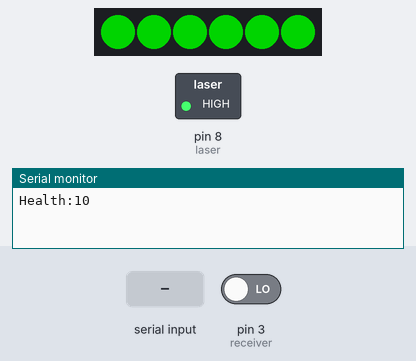
The sketch below on a simulated Arduino Uno, built with avr-gcc and run on an emulated ATmega328P. On the bench: 6 RGB LEDs in strip order, left to right, switched loads named in the sketch (green lamp = pin HIGH), the last lines printed to the serial monitor. The inputs (shaded band) are chosen by the test bench; at power-on: pin 3 (receiver) LOW. Dim RGB values are drawn brighter than linear.

Above: at 1.2 s.
1.3 s: pin 3 (receiver) driven HIGH
At 1.42 s:
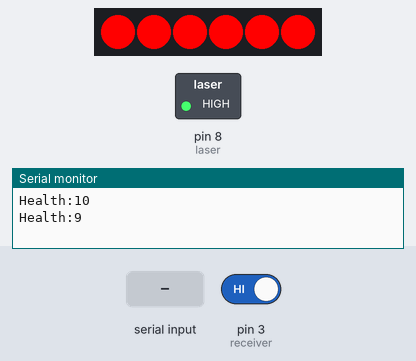
3.0 s: "1\n" received over Serial
Timing chart, 0 to 6.0 s (numbered marks = the images above; inputs shaded):
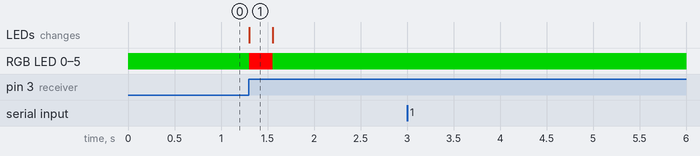

The sketch:

LEDs_LASERTAGgame.ino
```cpp
#include <FastLED.h>
int i;
int health = 10; //initial health
int mode = 0; //initial mode
int send_flag = 1;

#define receiver 3 //receiver (interrupt) pin
#define laser 8 //laser pin
#define NUM_LEDS 6 //number of LEDS per strip
#define DATA_PIN 7 //LED data pin

CRGB leds [NUM_LEDS]; //setting up array to manipulate tl set/clear LED data
void setup()
{
  pinMode (receiver, INPUT); //receiver pin as input
  pinMode (laser, OUTPUT);
  digitalWrite (laser, HIGH);
  FastLED.addLeds<NEOPIXEL, DATA_PIN>(leds, NUM_LEDS); //strand of neopixels on pin 7, those leds use array "leds" with 6 points
  attachInterrupt (1, receiver_hit, RISING);; //if receiver is hit run the laser_hit function
  Serial.begin(9600);
}

void loop()
{
  send_to_pi(health);
  switch (mode)
  {
    case 0: //********************************case 1 - not being hit
      i = 0;
      if (health <= 0)
      {
        for (i; i < NUM_LEDS; i++)// turn led red
        {
          leds[i] = CRGB::Red;
        }
        FastLED.show();
      }

      else if (health <= 3 & health > 0) //turn led yellow
      {
        for (i; i < NUM_LEDS; i++)
        {
          leds[i] = CRGB::Orange;
        }
        FastLED.show();
      }

      else
      {
        for (i; i < NUM_LEDS; i++) //turn led green
        {
          leds[i] = CRGB::Green;
        }
        FastLED.show();
      }

      break;

    case 1: // ***************************case 2 - after being hit, then back to first case
      i = 0;
      for (i; i < NUM_LEDS; i++) //flash led red for 100ms, then back to green
      {
        leds[i] = CRGB::Red;
      }
      FastLED.show();

      delay (250);

      mode = 0; // backt to first mode

      break;
  }
  get_from_pi();
}


void receiver_hit ()
{
  if (mode == 0)
  {
    if (health > 0) {
      health--;
      mode = 1;
      send_flag = 1;
    }
  }
}


void send_to_pi(int f_health)
{
  if (send_flag == 1)
  {
    Serial.print("Health:");
    Serial.print(f_health);
    Serial.print("\n");
  }
  send_flag = 0;
}

void get_from_pi()
{
  if (Serial.available())
  { //From RPi to Arduino
    String s = Serial.readStringUntil("\n");
    Serial.print("Pi Says: ");
    Serial.print(s);
  }
}
```

Measured:
- after the input at 1.3 s, RGB LED 0–5: RGB(0, 128, 0) → RGB(255, 0, 0) at once, → RGB(0, 128, 0) 0.25 s later; the LEDs: change at once (image 1)
